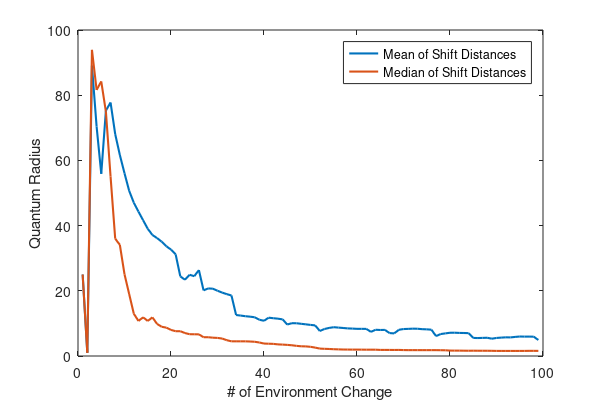

The MATLAB source for this figure:
baseline = [25.000000 1.000000 89.047570 70.390586 55.891550 75.285101 77.758350 68.059663 61.649762 56.057858 50.680612 47.028196 44.284789 41.646933 39.021785 37.131600 36.159552 35.073906 33.656464 32.640961 31.176396 24.414337 23.404208 24.914544 24.486969 26.345867 20.135216 20.728030 20.645344 20.018516 19.450225 18.970846 18.570577 12.572434 12.397916 12.205775 12.069294 11.880931 11.123052 10.805013 11.752809 11.591194 11.449634 11.231844 9.663336 10.065083 10.044839 9.875460 9.710836 9.538654 9.394219 7.669109 8.282618 8.612924 8.834798 8.712252 8.598856 8.463783 8.411052 8.330280 8.329037 8.318866 7.406390 8.049228 7.979489 8.009304 7.031937 6.933678 8.045164 8.269147 8.318798 8.386592 8.362712 8.233613 8.176168 8.073769 6.103767 6.737150 6.934313 7.132183 7.141672 7.080965 7.054622 7.008444 5.545611 5.507852 5.553412 5.596863 5.306918 5.538308 5.639397 5.729308 5.701213 5.852621 5.978401 5.946584 5.953518 5.927783 4.909932];

median = [25.000000 1.000000 93.907229 81.620388 84.219421 74.936687 55.079846 35.985815 34.092710 25.074732 19.024474 12.974215 10.749868 11.862042 10.749868 11.862042 9.845951 8.964290 8.699304 8.004419 7.603265 7.602893 7.040567 6.685639 6.665218 6.644798 5.759525 5.759525 5.616355 5.549581 5.354637 4.843879 4.505123 4.503490 4.500929 4.498369 4.447158 4.364055 4.143189 3.816566 3.767394 3.720553 3.564157 3.497400 3.411338 3.289812 3.110369 2.978802 2.944764 2.817176 2.580241 2.271990 2.204228 2.154953 2.081077 2.034296 1.988606 1.975850 1.962110 1.961656 1.952249 1.936106 1.939474 1.936106 1.868251 1.868251 1.863768 1.850560 1.863768 1.821002 1.799877 1.802264 1.799877 1.798269 1.796661 1.798269 1.796661 1.775728 1.754796 1.663297 1.652094 1.649470 1.628703 1.614192 1.628703 1.614192 1.611626 1.608281 1.590315 1.561370 1.558773 1.556175 1.558773 1.556175 1.558773 1.561370 1.582279 1.581988 1.571679];

plot((1:length(baseline)), baseline, 'LineWidth', 1.5);
hold on;
plot((1:length(baseline)), median, 'LineWidth', 1.5);
hold off;
ylabel('Quantum Radius');
xlabel('# of Environment Change');
set(gcf, 'PaperPosition', [0 0 6 4]); %Position plot at left hand corner with width 5 and height 5.
set(gcf, 'PaperSize', [6 4]); %Set the paper to have width 5 and height 5.
legend('Mean of Shift Distances', 'Median of Shift Distances');
saveas(gcf, fullfile('Results', 'QuantumRadius.pdf'));